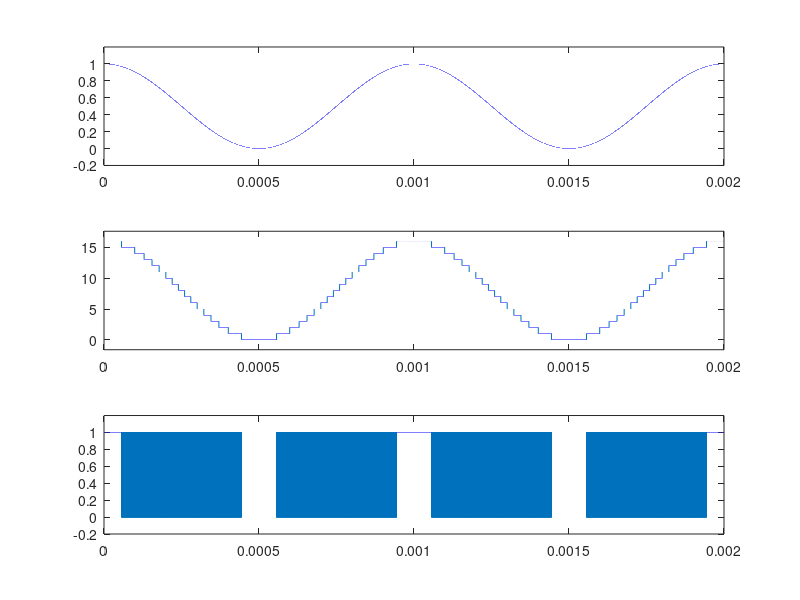
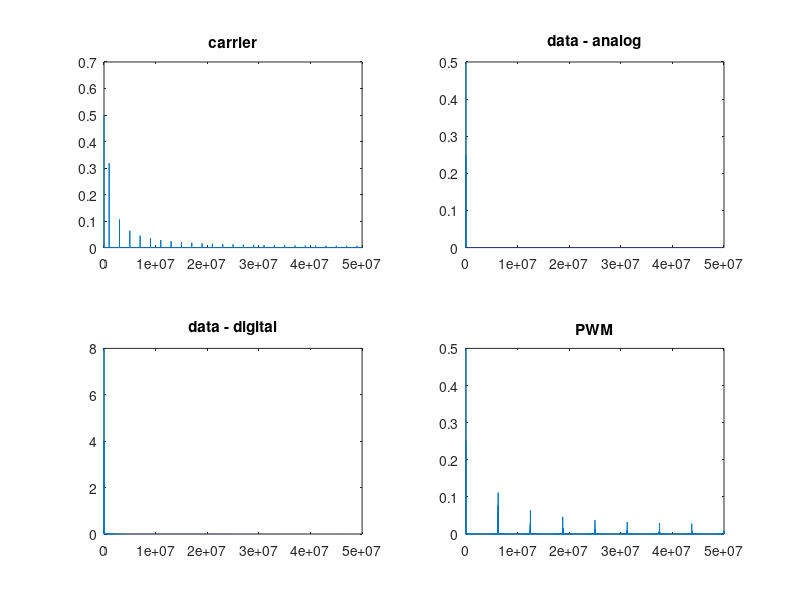

Here is the MATLAB script that generated these plots, in order:
clc; ; close all; clear;
%%
BITS = 4;
PWM_STEPS = 2^BITS;
UPSAMPLING = 100;
DATA_CYC = 2;

F_CARRY = 1000e3;                T_CARRY = 1/F_CARRY;

F_CLK = F_CARRY * UPSAMPLING;   T_CLK = 1/F_CLK;

T_PWM = T_CARRY * PWM_STEPS;    F_PWM = 1/T_PWM;

F_MSG = 1e3;                    T_MSG = 1/F_MSG;

N = DATA_CYC * (T_MSG/T_CLK);

%%
t = (0:N-1) * T_CLK;

% RF carrier from PLL
carrier = (square(F_CARRY*2*pi*t) + 1)/2;

msg = 0.5*cos(F_MSG*2*pi*t)+0.5;

DATA_QUANT = 2^BITS/max(msg);

msg_digital = uint8(round(DATA_QUANT * msg));

pwm = uint8(zeros(1,N));

for i = 1:PWM_STEPS:N
    for j = 0:PWM_STEPS-1
        if j < msg_digital(i)
            pwm(i+j) = 1;
        else
            pwm(i+j) = 0;
        end
    end
end

pwm = pwm(1:N);

h1 = subplot(311), plot(t,msg), ylim([-0.2 1.2])
h2 = subplot(312), plot(t,msg_digital), ylim([-PWM_STEPS*0.1 PWM_STEPS*1.1])
h3 = subplot(313), plot(t,pwm), ylim([-0.2 1.2])
linkaxes([h1,h2,h3],'x');

%%

f = (0:N-1)*(F_CLK/N);

carrier_spec = abs(fft(carrier))/N;
msg_spec = abs(fft(msg))/N;
msg_digital_spec = abs(fft(double(msg_digital)))/N;
pwm_spec = abs(fft(double(pwm)))/N;

figure(2);
% subplot(221);   plot(f(1:N/2), mag2db(carrier_spec(1:N/2)));    title('carrier');
% subplot(222);   plot(f(1:N/2), mag2db(msg_spec(1:N/2)));    title('data - analog');
% subplot(223);   plot(f(1:N/2), mag2db(msg_digital_spec(1:N/2)));         title('data - digital');
% subplot(224);   plot(f(1:N/2), mag2db(pwm_spec(1:N/2)));              title('PWM');

subplot(221);   plot(f(1:N/2), carrier_spec(1:N/2));    title('carrier');
subplot(222);   plot(f(1:N/2), msg_spec(1:N/2));    title('data - analog');
subplot(223);   plot(f(1:N/2), (msg_digital_spec(1:N/2)));         title('data - digital');
subplot(224);   plot(f(1:N/2), (pwm_spec(1:N/2)));              title('PWM');
